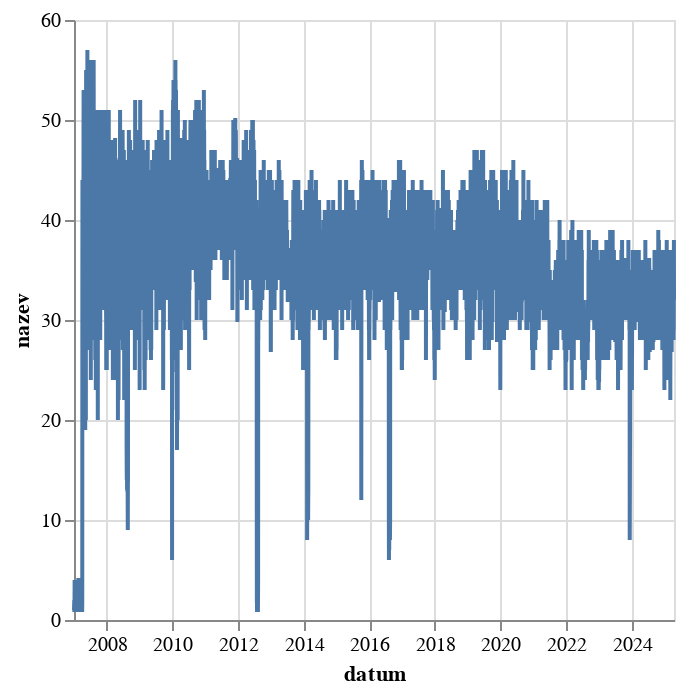

Notebook code for this chart:
### Code cell
alt.Chart(
    df.filter(pl.col("kanal") == "ČT2").sort(by="datum").group_by_dynamic(index_column="datum", every="1d").agg(pl.col("nazev").unique().len()).to_pandas()
).mark_line().encode(
    alt.X("datum:T"),
    alt.Y("nazev:Q")
)

### Figure 1 — Vega-Lite specification as saved in the notebook (floating-point values rounded to 4 significant figures; data arrays with more than 128 entries replaced by an {"elided": "..."} marker saying what was removed)
{"config": {"view": {"continuousWidth": 300, "continuousHeight": 300}}, "data": {"name": "data-e0ead46319ff0a2a554fe49070738673"}, "mark": {"type": "line"}, "encoding": {"x": {"field": "datum", "type": "temporal"}, "y": {"field": "nazev", "type": "quantitative"}}, "$schema": "https://vega.github.io/schema/vega-lite/v5.8.0.json", "datasets": {"data-e0ead46319ff0a2a554fe49070738673": {"elided": "6654 records"}}}
